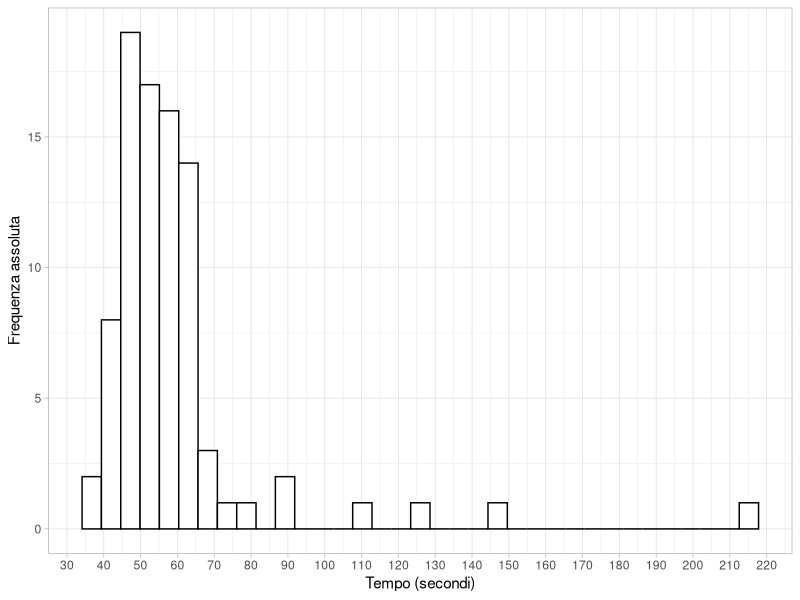
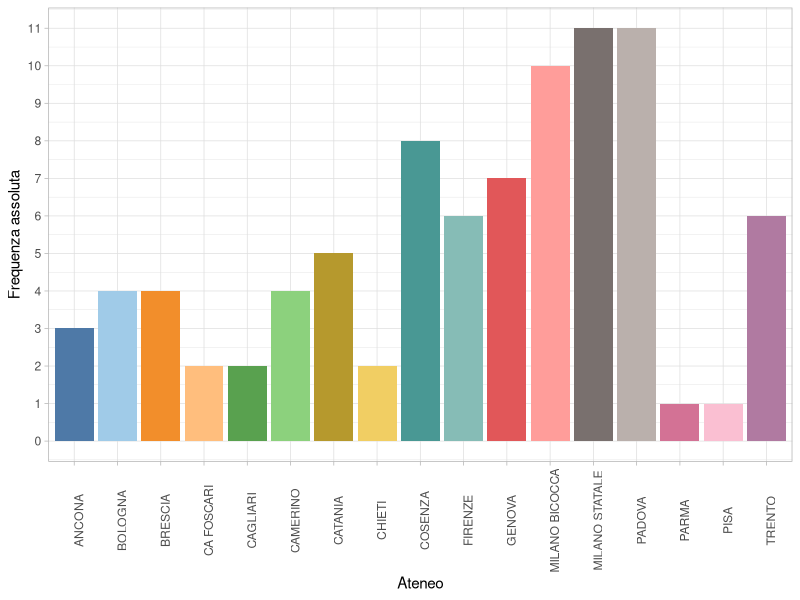
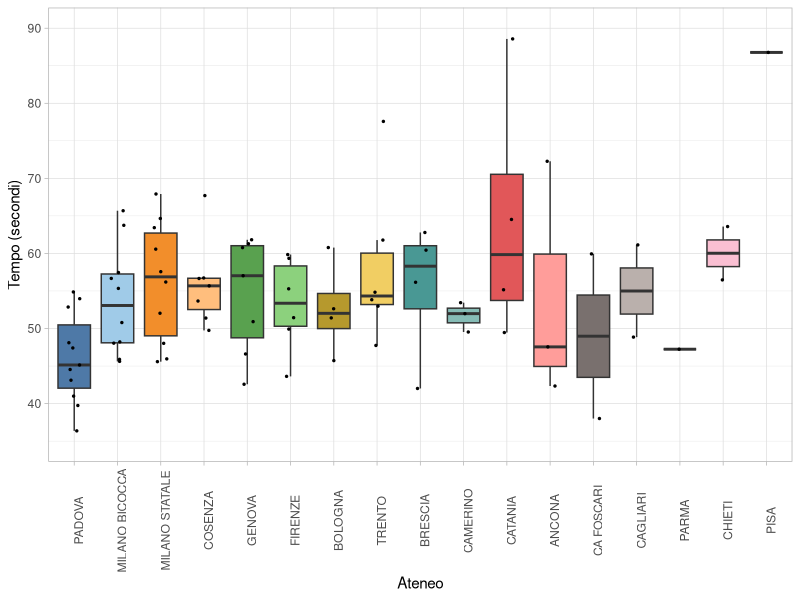
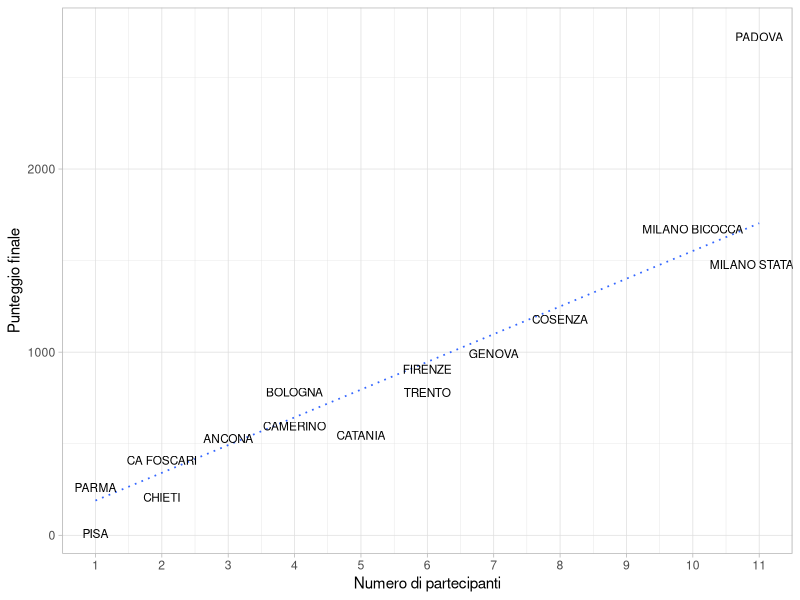
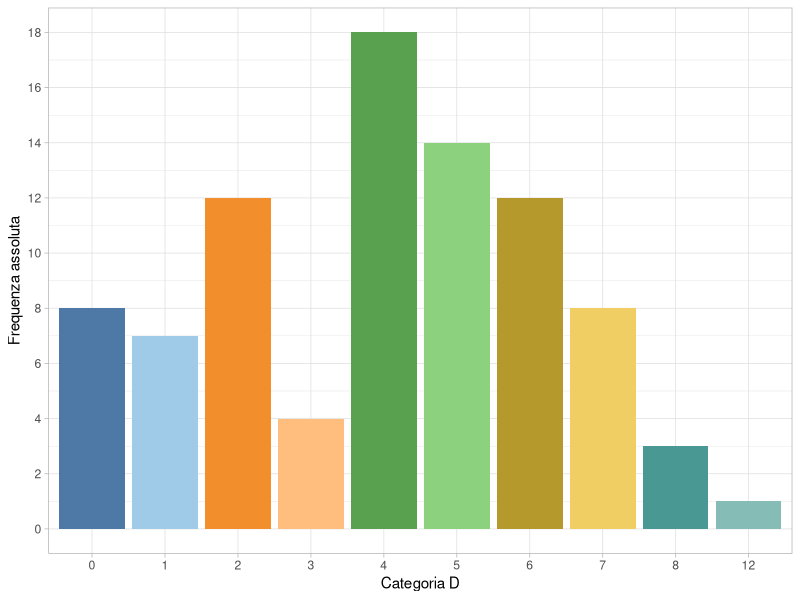
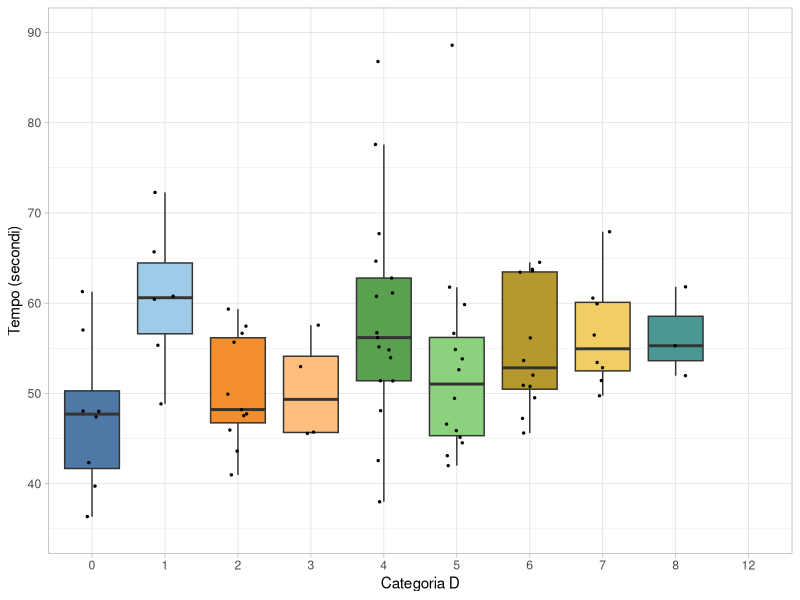
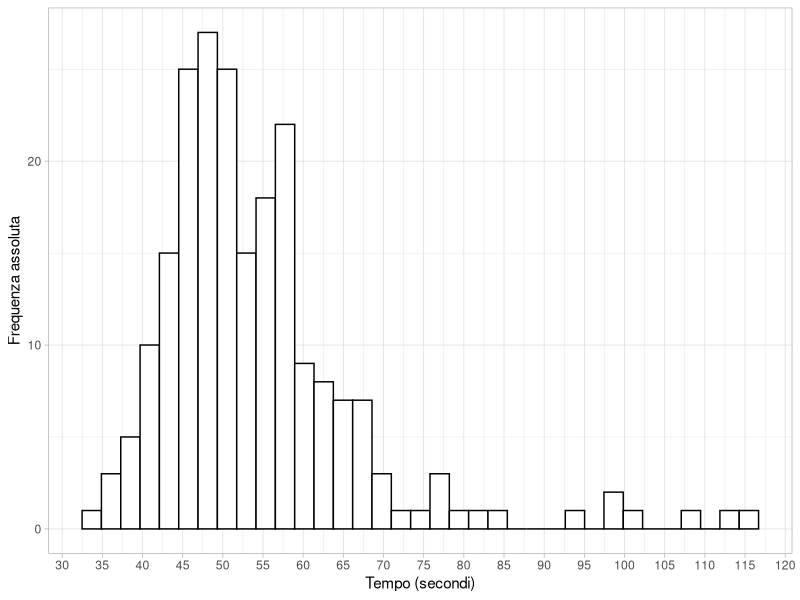
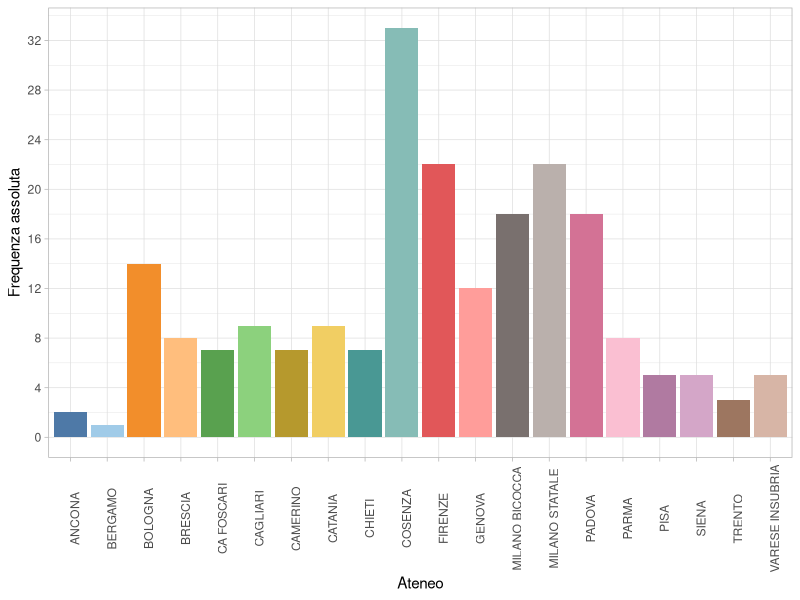

The R script that drew these images, in order:
## ---- chunk 1
#| echo: false
#| message: false
rm(list = ls())
gigante_f <- read.csv("gigante_femminile.csv", sep = ";")

library(tidyverse)
library(lubridate)
library(stringr)
library(ggthemes)

gigante_f$Categoria <- as.numeric(str_remove(gigante_f$Categoria, "D"))

gigante_f$Tempo[1:62] <- paste("0:", gigante_f$Tempo[1:62], sep = "")
gigante_f$Tempo <- ms(gigante_f$Tempo)

gigante_f$Ateneo <- as.factor(gigante_f$Ateneo)
gigante_f$Categoria <- as.factor(gigante_f$Categoria)
# glimpse(gigante_f)
## ---- chunk 2
atenei <- read.csv("atenei.csv", sep = ";")

gigante_f_freq <- data.frame(table(gigante_f$Ateneo))
gigante_f_freq$Tempo_Eccellenza <- tapply(as.numeric(gigante_f$Tempo), 
                                        gigante_f$Ateneo, function(x) mean(head(x, n = 4)))
colnames(gigante_f_freq) <- c("Ateneo", "Partecipanti", "Tempo_migliori_4")
gigante_f_freq <- merge(subset(atenei, select = c(Ateneo, Gigante_F)), gigante_f_freq, by = "Ateneo")
colnames(gigante_f_freq) <- c("Ateneo", "Graduatoria","Partecipanti", "Tempo_migliori_4")
## ---- chunk 3
#| fig-width: 8
#| fig-height: 4
ggplot(data = gigante_f, aes(x = Tempo, y = after_stat(count))) + geom_histogram(fill = "white", col = "black", bins = 35) + theme_light() + ylab("Frequenza assoluta") + xlab("Tempo (secondi)") + scale_x_continuous(n.breaks = 20)
## ---- chunk 4
tab <- c(summary(as.numeric(gigante_f$Tempo)))[-4]
names(tab) <- c("Tempo migliore", "Primo quartile", "Tempo mediano", "Terzo quartile", "Tempo peggiore")
knitr::kable(t(tab), digits = 2)
## ---- chunk 5
#| fig-width: 8
#| fig-height: 4
ggplot(data = gigante_f, aes(x = Ateneo, y = after_stat(count), fill = Ateneo)) + geom_bar() + theme_light() + ylab("Frequenza assoluta") + theme_light() + theme(axis.text.x = element_text(angle = 90), legend.position = "none") + scale_fill_tableau(palette = "Tableau 20") + scale_y_continuous(n.breaks = 10)
## ---- chunk 6
#| warning: false
#| fig-width: 8
#| fig-height: 5

gigante_f$Ateneo <- factor(gigante_f$Ateneo, 
                           levels = levels(gigante_f$Ateneo)[order(gigante_f_freq$Graduatoria, decreasing = TRUE)], 
                           ordered = TRUE)
ggplot(data = gigante_f, aes(x = Ateneo, y = Tempo, fill = Ateneo)) + geom_boxplot(outlier.size = 0, outlier.alpha = 0) + geom_jitter(width = 0.15, size = 0.5) + theme_light() + theme(axis.text.x = element_text(angle = 90), legend.position = "none") + xlab("Ateneo") + ylab("Tempo (secondi)") + ylim(c(35, 90)) + scale_fill_tableau(palette = "Tableau 20")
## ---- chunk 7
#| warning: false
#| message: false
#| fig-width: 10
#| fig-height: 5
library(MASS)
ggplot(data = gigante_f_freq, aes(x = Partecipanti, y = Graduatoria, label = Ateneo))  + theme_light() + xlab("Numero di partecipanti") + ylab("Punteggio finale") + geom_smooth(method = "rlm", se = F, linetype = "dotted", size = 0.6) + geom_text(size = 3, vjust = "top", check_overlap = TRUE)+ scale_x_continuous(n.breaks = 10)
## ---- chunk 8
#| fig-width: 8
#| fig-height: 4
ggplot(data = gigante_f, aes(x = Categoria, y = after_stat(count), fill = Categoria)) + geom_bar() + theme_light() + ylab("Frequenza assoluta") + theme_light() + theme(legend.position = "none") + scale_fill_tableau(palette = "Tableau 20") + scale_y_continuous(n.breaks = 10) + xlab("Categoria D")
## ---- chunk 9
#| warning: false
#| fig-width: 8
#| fig-height: 4
ggplot(data = gigante_f, aes(x = Categoria, y = Tempo, fill = Categoria)) + geom_boxplot(outlier.size = 0, outlier.alpha = 0) + geom_jitter(width = 0.15, size = 0.5) + theme_light() + theme( legend.position = "none") + ylab("Tempo (secondi)") + ylim(c(35, 90)) + xlab("Categoria D") + scale_fill_tableau(palette = "Tableau 20")
## ---- chunk 10
#| echo: false
#| message: false
gigante_m <- read.csv("gigante_maschile.csv", sep = ";")

gigante_m$Categoria <- str_remove(gigante_m$Categoria, "A")
gigante_m$Categoria <- str_remove(gigante_m$Categoria, "B")
gigante_m$Categoria <- str_remove(gigante_m$Categoria, "C")
gigante_m$Categoria <- as.numeric(str_remove(gigante_m$Categoria, "D"))

gigante_m$Tempo[1:173] <- paste("0:", gigante_m$Tempo[1:173], sep = "")
gigante_m$Tempo <- ms(gigante_m$Tempo)

gigante_m$Ateneo <- as.factor(gigante_m$Ateneo)
gigante_m$Categoria <- as.factor(gigante_m$Categoria)
# glimpse(gigante_m)
## ---- chunk 11
gigante_m_freq <- data.frame(table(gigante_m$Ateneo))
gigante_m_freq$Tempo_Eccellenza <- tapply(as.numeric(gigante_m$Tempo), 
                                        gigante_m$Ateneo, function(x) mean(head(x, n = 4)))
colnames(gigante_m_freq) <- c("Ateneo", "Partecipanti", "Tempo_migliori_4")
gigante_m_freq <- merge(subset(atenei, select = c(Ateneo, Gigante_M)), gigante_m_freq, by = "Ateneo")
colnames(gigante_m_freq) <- c("Ateneo", "Graduatoria","Partecipanti", "Tempo_migliori_4")
## ---- chunk 12
#| fig-width: 8
#| fig-height: 4
ggplot(data = gigante_m, aes(x = Tempo, y = after_stat(count))) + geom_histogram(fill = "white", col = "black", bins = 35) + theme_light() + ylab("Frequenza assoluta") + xlab("Tempo (secondi)") + scale_x_continuous(n.breaks = 20)
## ---- chunk 13
tab <- c(summary(as.numeric(gigante_m$Tempo)))[-4]
names(tab) <- c("Tempo migliore", "Primo quartile", "Tempo mediano", "Terzo quartile", "Tempo peggiore")
knitr::kable(t(tab), digits = 2)
## ---- chunk 14
#| fig-width: 8
#| fig-height: 5
ggplot(data = gigante_m, aes(x = Ateneo, y = after_stat(count), fill = Ateneo)) + geom_bar() + theme_light() + ylab("Frequenza assoluta") + theme_light() + theme(axis.text.x = element_text(angle = 90), legend.position = "none") + scale_fill_tableau(palette = "Tableau 20") + scale_y_continuous(n.breaks = 12)
## ---- chunk 15
#| warning: false
#| fig-width: 8
#| fig-height: 5

gigante_m$Ateneo <- factor(gigante_m$Ateneo, 
                           levels = levels(gigante_m$Ateneo)[order(gigante_m_freq$Graduatoria, decreasing = TRUE)], 
                           ordered = TRUE)
ggplot(data = gigante_m, aes(x = Ateneo, y = Tempo, fill = Ateneo)) + geom_boxplot(outlier.size = 0, outlier.alpha = 0) + geom_jitter(width = 0.15, size = 0.5) + theme_light() + theme(axis.text.x = element_text(angle = 90), legend.position = "none") + xlab("Ateneo") + ylab("Tempo (secondi)") + scale_fill_tableau(palette = "Tableau 20")
## ---- chunk 16
#| warning: false
#| message: false
#| fig-width: 10
#| fig-height: 5
ggplot(data = gigante_m_freq, aes(x = Partecipanti, y = Graduatoria, label = Ateneo))  + theme_light() + xlab("Numero di partecipanti") + ylab("Punteggio finale") + geom_smooth(method = "rlm", se = F, linetype = "dotted", size = 0.6) + geom_text(size = 3, vjust = "top", check_overlap = TRUE)+ scale_x_continuous(n.breaks = 20)
## ---- chunk 17
#| fig-width: 8
#| fig-height: 4
ggplot(data = gigante_m, aes(x = Categoria, y = after_stat(count), fill = Categoria)) + geom_bar() + theme_light() + ylab("Frequenza assoluta") + theme_light() + theme(legend.position = "none") + scale_fill_tableau(palette = "Tableau 20") + scale_y_continuous(n.breaks = 10) + xlab("Categoria (A,B,C,D)")
## ---- chunk 18
#| warning: false
#| fig-width: 8
#| fig-height: 4
ggplot(data = gigante_m, aes(x = Categoria, y = Tempo, fill = Categoria)) + geom_boxplot(outlier.size = 0, outlier.alpha = 0) + geom_jitter(width = 0.15, size = 0.5) + theme_light() + theme( legend.position = "none") + ylab("Tempo (secondi)") + xlab("Categoria (A,B,C,D)") + scale_fill_tableau(palette = "Tableau 20")
## ---- chunk 19
#| echo: false
#| message: false
fondo_tc_m <- read.csv("fondo_tc_maschile.csv", sep = ";")

fondo_tc_m$Categoria <- str_remove(fondo_tc_m$Categoria, "A")
fondo_tc_m$Categoria <- str_remove(fondo_tc_m$Categoria, "B")
fondo_tc_m$Categoria <- str_remove(fondo_tc_m$Categoria, "C")
fondo_tc_m$Categoria <- as.numeric(str_remove(fondo_tc_m$Categoria, "D"))

fondo_tc_m$Tempo <- ms(fondo_tc_m$Tempo)

fondo_tc_m$Ateneo <- as.factor(fondo_tc_m$Ateneo)
fondo_tc_m$Categoria <- as.factor(fondo_tc_m$Categoria)
# glimpse(fondo_tc_m)
## ---- chunk 20
fondo_tc_m_freq <- data.frame(table(fondo_tc_m$Ateneo))
fondo_tc_m_freq$Tempo_Eccellenza <- tapply(as.numeric(fondo_tc_m$Tempo), 
                                        fondo_tc_m$Ateneo, function(x) mean(head(x, n = 4)))
colnames(fondo_tc_m_freq) <- c("Ateneo", "Partecipanti", "Tempo_migliori_4")
fondo_tc_m_freq <- merge(subset(atenei, select = c(Ateneo, Fondo_TC)), fondo_tc_m_freq, by = "Ateneo")
colnames(fondo_tc_m_freq) <- c("Ateneo", "Graduatoria","Partecipanti", "Tempo_migliori_4")
## ---- chunk 21
#| fig-width: 8
#| fig-height: 4
ggplot(data = fondo_tc_m, aes(x = as.numeric(Tempo) / 60, y = after_stat(count))) + geom_histogram(fill = "white", col = "black", bins = 20) + theme_light() + ylab("Frequenza assoluta") + xlab("Tempo (minuti)") + scale_x_continuous(n.breaks = 20)
## ---- chunk 22
tab <- c(summary(as.numeric(fondo_tc_m$Tempo) / 60))[-4]
names(tab) <- c("Tempo migliore", "Primo quartile", "Tempo mediano", "Terzo quartile", "Tempo peggiore")
knitr::kable(t(tab), digits = 0)
## ---- chunk 23
#| fig-width: 8
#| fig-height: 5
ggplot(data = fondo_tc_m, aes(x = Ateneo, y = after_stat(count), fill = Ateneo)) + geom_bar() + theme_light() + ylab("Frequenza assoluta") + theme_light() + theme(axis.text.x = element_text(angle = 90), legend.position = "none") + scale_fill_tableau(palette = "Tableau 20") + scale_y_continuous(n.breaks = 12)
## ---- chunk 24
#| warning: false
#| fig-width: 8
#| fig-height: 5

fondo_tc_m$Ateneo <- factor(fondo_tc_m$Ateneo, 
                           levels = levels(fondo_tc_m$Ateneo)[order(fondo_tc_m_freq$Graduatoria, decreasing = TRUE)], 
                           ordered = TRUE)
ggplot(data = fondo_tc_m, aes(x = Ateneo, y = Tempo, fill = Ateneo)) + geom_boxplot(outlier.size = 0, outlier.alpha = 0) + geom_jitter(width = 0.15, size = 0.5) + theme_light() + theme(axis.text.x = element_text(angle = 90), legend.position = "none") + xlab("Ateneo") + ylab("Tempo (secondi)") + scale_fill_tableau(palette = "Tableau 20")
## ---- chunk 25
#| fig-width: 8
#| fig-height: 4
ggplot(data = fondo_tc_m, aes(x = Categoria, y = after_stat(count), fill = Categoria)) + geom_bar() + theme_light() + ylab("Frequenza assoluta") + theme_light() + theme(legend.position = "none") + scale_fill_tableau(palette = "Tableau 20") + scale_y_continuous(n.breaks = 10) + xlab("Categoria (A,B,C,D)")
## ---- chunk 26
#| warning: false
#| fig-width: 8
#| fig-height: 4
ggplot(data = fondo_tc_m, aes(x = Categoria, y = Tempo, fill = Categoria)) + geom_boxplot(outlier.size = 0, outlier.alpha = 0) + geom_jitter(width = 0.15, size = 0.5) + theme_light() + theme( legend.position = "none") + ylab("Tempo (secondi)") + xlab("Categoria (A,B,C,D)") + scale_fill_tableau(palette = "Tableau 20")
